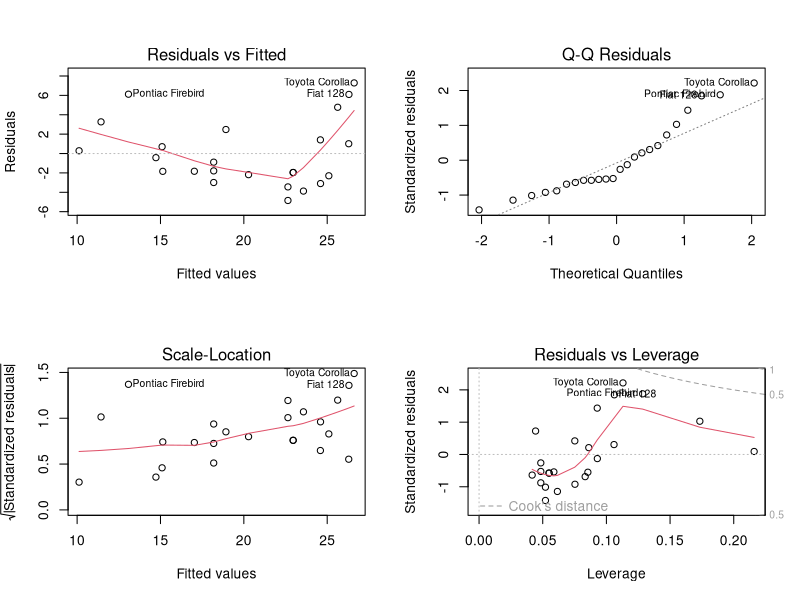

Write the R code that produced this figure.
library(ggplot2)
library(corrplot)
library(caret)
library(MASS)
sample<- createDataPartition(mtcars$mpg, p=0.70, list=F)
sample
train<- mtcars[sample, ]
train
dim(train)
dim(mtcars)
test<- mtcars[-sample, ]
test
dim(test)
lm1<- lm(mpg~disp, data=train)
lm1
summary(lm1)
pred1<- predict(lm1, newdata = test)
pred1

str(pred1)
cor(test$mpg,pred1)

par(mfrow=c(2,2))

plot(lm1)


